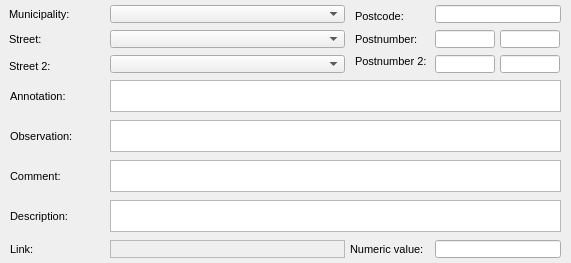
      <widget class="QWidget" name="page_48">
       <property name="geometry">
        <rect>
         <x>0</x>
         <y>0</y>
         <width>571</width>
         <height>263</height>
        </rect>
       </property>
       <attribute name="label">
        <string>Additional information</string>
       </attribute>
       <widget class="QLabel" name="label_streetaxis2_id">
        <property name="geometry">
         <rect>
          <x>9</x>
          <y>55</y>
          <width>83</width>
          <height>22</height>
         </rect>
        </property>
        <property name="font">
         <font>
          <pointsize>8</pointsize>
         </font>
        </property>
        <property name="frameShape">
         <enum>QFrame::NoFrame</enum>
        </property>
        <property name="frameShadow">
         <enum>QFrame::Plain</enum>
        </property>
        <property name="text">
         <string>Street 2:</string>
        </property>
        <property name="textFormat">
         <enum>Qt::AutoText</enum>
        </property>
        <property name="scaledContents">
         <bool>false</bool>
        </property>
        <property name="alignment">
         <set>Qt::AlignLeading|Qt::AlignLeft|Qt::AlignVCenter</set>
        </property>
        <property name="margin">
         <number>3</number>
        </property>
       </widget>
       <widget class="QLabel" name="label_comment">
        <property name="geometry">
         <rect>
          <x>10</x>
          <y>165</y>
          <width>90</width>
          <height>22</height>
         </rect>
        </property>
        <property name="font">
         <font>
          <pointsize>8</pointsize>
         </font>
        </property>
        <property name="frameShape">
         <enum>QFrame::NoFrame</enum>
        </property>
        <property name="frameShadow">
         <enum>QFrame::Plain</enum>
        </property>
        <property name="text">
         <string>Comment:</string>
        </property>
        <property name="textFormat">
         <enum>Qt::AutoText</enum>
        </property>
        <property name="scaledContents">
         <bool>false</bool>
        </property>
        <property name="alignment">
         <set>Qt::AlignLeading|Qt::AlignLeft|Qt::AlignVCenter</set>
        </property>
        <property name="margin">
         <number>3</number>
        </property>
       </widget>
       <widget class="QLabel" name="label_streetaxis_id">
        <property name="geometry">
         <rect>
          <x>9</x>
          <y>28</y>
          <width>99</width>
          <height>22</height>
         </rect>
        </property>
        <property name="font">
         <font>
          <pointsize>8</pointsize>
         </font>
        </property>
        <property name="frameShape">
         <enum>QFrame::NoFrame</enum>
        </property>
        <property name="frameShadow">
         <enum>QFrame::Plain</enum>
        </property>
        <property name="text">
         <string>Street:</string>
        </property>
        <property name="textFormat">
         <enum>Qt::AutoText</enum>
        </property>
        <property name="scaledContents">
         <bool>false</bool>
        </property>
        <property name="alignment">
         <set>Qt::AlignLeading|Qt::AlignLeft|Qt::AlignVCenter</set>
        </property>
        <property name="margin">
         <number>3</number>
        </property>
       </widget>
       <widget class="QLineEdit" name="postcode">
        <property name="geometry">
         <rect>
          <x>435</x>
          <y>5</y>
          <width>126</width>
          <height>18</height>
         </rect>
        </property>
        <property name="font">
         <font>
          <pointsize>8</pointsize>
         </font>
        </property>
        <property name="inputMask">
         <string/>
        </property>
        <property name="text">
         <string/>
        </property>
        <property name="frame">
         <bool>true</bool>
        </property>
       </widget>
       <widget class="QLabel" name="label_postcode">
        <property name="geometry">
         <rect>
          <x>355</x>
          <y>5</y>
          <width>83</width>
          <height>22</height>
         </rect>
        </property>
        <property name="font">
         <font>
          <pointsize>8</pointsize>
         </font>
        </property>
        <property name="frameShape">
         <enum>QFrame::NoFrame</enum>
        </property>
        <property name="frameShadow">
         <enum>QFrame::Plain</enum>
        </property>
        <property name="text">
         <string>Postcode:</string>
        </property>
        <property name="textFormat">
         <enum>Qt::AutoText</enum>
        </property>
        <property name="scaledContents">
         <bool>false</bool>
        </property>
        <property name="alignment">
         <set>Qt::AlignLeading|Qt::AlignLeft|Qt::AlignVCenter</set>
        </property>
        <property name="margin">
         <number>3</number>
        </property>
       </widget>
       <widget class="QLineEdit" name="num_value">
        <property name="geometry">
         <rect>
          <x>435</x>
          <y>240</y>
          <width>126</width>
          <height>18</height>
         </rect>
        </property>
        <property name="echoMode">
         <enum>QLineEdit::Normal</enum>
        </property>
       </widget>
       <widget class="QLineEdit" name="postcomplement">
        <property name="geometry">
         <rect>
          <x>500</x>
          <y>30</y>
          <width>60</width>
          <height>18</height>
         </rect>
        </property>
        <property name="font">
         <font>
          <pointsize>8</pointsize>
         </font>
        </property>
        <property name="inputMask">
         <string/>
        </property>
        <property name="text">
         <string/>
        </property>
        <property name="frame">
         <bool>true</bool>
        </property>
       </widget>
       <widget class="QLabel" name="label_muni_id">
        <property name="geometry">
         <rect>
          <x>9</x>
          <y>3</y>
          <width>90</width>
          <height>22</height>
         </rect>
        </property>
        <property name="font">
         <font>
          <pointsize>8</pointsize>
         </font>
        </property>
        <property name="frameShape">
         <enum>QFrame::NoFrame</enum>
        </property>
        <property name="frameShadow">
         <enum>QFrame::Plain</enum>
        </property>
        <property name="text">
         <string>Municipality:</string>
        </property>
        <property name="textFormat">
         <enum>Qt::AutoText</enum>
        </property>
        <property name="scaledContents">
         <bool>false</bool>
        </property>
        <property name="alignment">
         <set>Qt::AlignLeading|Qt::AlignLeft|Qt::AlignVCenter</set>
        </property>
        <property name="margin">
         <number>3</number>
        </property>
       </widget>
       <widget class="QComboBox" name="muni_id">
        <property name="geometry">
         <rect>
          <x>110</x>
          <y>5</y>
          <width>235</width>
          <height>18</height>
         </rect>
        </property>
        <property name="font">
         <font>
          <pointsize>8</pointsize>
         </font>
        </property>
       </widget>
       <widget class="QLineEdit" name="postcomplement2">
        <property name="geometry">
         <rect>
          <x>500</x>
          <y>55</y>
          <width>60</width>
          <height>18</height>
         </rect>
        </property>
        <property name="font">
         <font>
          <pointsize>8</pointsize>
         </font>
        </property>
        <property name="inputMask">
         <string/>
        </property>
        <property name="text">
         <string/>
        </property>
        <property name="frame">
         <bool>true</bool>
        </property>
       </widget>
       <widget class="QComboBox" name="streetaxis2_id">
        <property name="geometry">
         <rect>
          <x>110</x>
          <y>55</y>
          <width>235</width>
          <height>18</height>
         </rect>
        </property>
        <property name="font">
         <font>
          <pointsize>8</pointsize>
         </font>
        </property>
       </widget>
       <widget class="QLabel" name="label_postnumber">
        <property name="geometry">
         <rect>
          <x>355</x>
          <y>28</y>
          <width>83</width>
          <height>22</height>
         </rect>
        </property>
        <property name="font">
         <font>
          <pointsize>8</pointsize>
         </font>
        </property>
        <property name="frameShape">
         <enum>QFrame::NoFrame</enum>
        </property>
        <property name="frameShadow">
         <enum>QFrame::Plain</enum>
        </property>
        <property name="text">
         <string>Postnumber:</string>
        </property>
        <property name="textFormat">
         <enum>Qt::AutoText</enum>
        </property>
        <property name="scaledContents">
         <bool>false</bool>
        </property>
        <property name="alignment">
         <set>Qt::AlignLeading|Qt::AlignLeft|Qt::AlignVCenter</set>
        </property>
        <property name="margin">
         <number>3</number>
        </property>
       </widget>
       <widget class="QLabel" name="label_num_value">
        <property name="geometry">
         <rect>
          <x>350</x>
          <y>238</y>
          <width>90</width>
          <height>22</height>
         </rect>
        </property>
        <property name="font">
         <font>
          <pointsize>8</pointsize>
         </font>
        </property>
        <property name="frameShape">
         <enum>QFrame::NoFrame</enum>
        </property>
        <property name="frameShadow">
         <enum>QFrame::Plain</enum>
        </property>
        <property name="text">
         <string>Numeric value:</string>
        </property>
        <property name="textFormat">
         <enum>Qt::AutoText</enum>
        </property>
        <property name="scaledContents">
         <bool>false</bool>
        </property>
        <property name="alignment">
         <set>Qt::AlignLeading|Qt::AlignLeft|Qt::AlignVCenter</set>
        </property>
        <property name="margin">
         <number>3</number>
        </property>
       </widget>
       <widget class="QTextEdit" name="annotation">
        <property name="geometry">
         <rect>
          <x>110</x>
          <y>80</y>
          <width>451</width>
          <height>32</height>
         </rect>
        </property>
        <property name="frameShape">
         <enum>QFrame::StyledPanel</enum>
        </property>
        <property name="frameShadow">
         <enum>QFrame::Raised</enum>
        </property>
       </widget>
       <widget class="QLabel" name="label_link">
        <property name="geometry">
         <rect>
          <x>10</x>
          <y>238</y>
          <width>90</width>
          <height>22</height>
         </rect>
        </property>
        <property name="font">
         <font>
          <pointsize>8</pointsize>
         </font>
        </property>
        <property name="frameShape">
         <enum>QFrame::NoFrame</enum>
        </property>
        <property name="frameShadow">
         <enum>QFrame::Plain</enum>
        </property>
        <property name="text">
         <string>Link:</string>
        </property>
        <property name="textFormat">
         <enum>Qt::AutoText</enum>
        </property>
        <property name="scaledContents">
         <bool>false</bool>
        </property>
        <property name="alignment">
         <set>Qt::AlignLeading|Qt::AlignLeft|Qt::AlignVCenter</set>
        </property>
        <property name="margin">
         <number>3</number>
        </property>
       </widget>
       <widget class="QLabel" name="label_observ">
        <property name="geometry">
         <rect>
          <x>10</x>
          <y>125</y>
          <width>90</width>
          <height>22</height>
         </rect>
        </property>
        <property name="font">
         <font>
          <pointsize>8</pointsize>
         </font>
        </property>
        <property name="frameShape">
         <enum>QFrame::NoFrame</enum>
        </property>
        <property name="frameShadow">
         <enum>QFrame::Plain</enum>
        </property>
        <property name="text">
         <string>Observation:</string>
        </property>
        <property name="textFormat">
         <enum>Qt::AutoText</enum>
        </property>
        <property name="scaledContents">
         <bool>false</bool>
        </property>
        <property name="alignment">
         <set>Qt::AlignLeading|Qt::AlignLeft|Qt::AlignVCenter</set>
        </property>
        <property name="margin">
         <number>3</number>
        </property>
       </widget>
       <widget class="QLabel" name="label_annotation">
        <property name="geometry">
         <rect>
          <x>10</x>
          <y>85</y>
          <width>90</width>
          <height>22</height>
         </rect>
        </property>
        <property name="font">
         <font>
          <pointsize>8</pointsize>
         </font>
        </property>
        <property name="frameShape">
         <enum>QFrame::NoFrame</enum>
        </property>
        <property name="frameShadow">
         <enum>QFrame::Plain</enum>
        </property>
        <property name="text">
         <string>Annotation:</string>
        </property>
        <property name="textFormat">
         <enum>Qt::AutoText</enum>
        </property>
        <property name="scaledContents">
         <bool>false</bool>
        </property>
        <property name="alignment">
         <set>Qt::AlignLeading|Qt::AlignLeft|Qt::AlignVCenter</set>
        </property>
        <property name="margin">
         <number>3</number>
        </property>
       </widget>
       <widget class="QLineEdit" name="postnumber2">
        <property name="geometry">
         <rect>
          <x>435</x>
          <y>55</y>
          <width>60</width>
          <height>18</height>
         </rect>
        </property>
        <property name="font">
         <font>
          <pointsize>8</pointsize>
         </font>
        </property>
        <property name="inputMask">
         <string/>
        </property>
        <property name="text">
         <string/>
        </property>
        <property name="frame">
         <bool>true</bool>
        </property>
       </widget>
       <widget class="QComboBox" name="streetaxis_id">
        <property name="geometry">
         <rect>
          <x>110</x>
          <y>30</y>
          <width>235</width>
          <height>18</height>
         </rect>
        </property>
        <property name="font">
         <font>
          <pointsize>8</pointsize>
         </font>
        </property>
       </widget>
       <widget class="QLineEdit" name="postnumber">
        <property name="geometry">
         <rect>
          <x>435</x>
          <y>30</y>
          <width>60</width>
          <height>18</height>
         </rect>
        </property>
        <property name="font">
         <font>
          <pointsize>8</pointsize>
         </font>
        </property>
        <property name="inputMask">
         <string/>
        </property>
        <property name="text">
         <string/>
        </property>
        <property name="frame">
         <bool>true</bool>
        </property>
       </widget>
       <widget class="QTextEdit" name="observ">
        <property name="geometry">
         <rect>
          <x>110</x>
          <y>120</y>
          <width>451</width>
          <height>32</height>
         </rect>
        </property>
       </widget>
       <widget class="QLabel" name="label_postnumber2">
        <property name="geometry">
         <rect>
          <x>355</x>
          <y>50</y>
          <width>85</width>
          <height>22</height>
         </rect>
        </property>
        <property name="font">
         <font>
          <pointsize>8</pointsize>
         </font>
        </property>
        <property name="frameShape">
         <enum>QFrame::NoFrame</enum>
        </property>
        <property name="frameShadow">
         <enum>QFrame::Plain</enum>
        </property>
        <property name="text">
         <string>Postnumber 2:</string>
        </property>
        <property name="textFormat">
         <enum>Qt::AutoText</enum>
        </property>
        <property name="scaledContents">
         <bool>false</bool>
        </property>
        <property name="alignment">
         <set>Qt::AlignLeading|Qt::AlignLeft|Qt::AlignVCenter</set>
        </property>
        <property name="margin">
         <number>3</number>
        </property>
       </widget>
       <widget class="QLabel" name="label_descript">
        <property name="geometry">
         <rect>
          <x>10</x>
          <y>205</y>
          <width>91</width>
          <height>22</height>
         </rect>
        </property>
        <property name="font">
         <font>
          <pointsize>8</pointsize>
         </font>
        </property>
        <property name="frameShape">
         <enum>QFrame::NoFrame</enum>
        </property>
        <property name="frameShadow">
         <enum>QFrame::Plain</enum>
        </property>
        <property name="text">
         <string>Description:</string>
        </property>
        <property name="textFormat">
         <enum>Qt::AutoText</enum>
        </property>
        <property name="scaledContents">
         <bool>false</bool>
        </property>
        <property name="alignment">
         <set>Qt::AlignLeading|Qt::AlignLeft|Qt::AlignVCenter</set>
        </property>
        <property name="margin">
         <number>3</number>
        </property>
       </widget>
       <widget class="QTextEdit" name="link">
        <property name="enabled">
         <bool>false</bool>
        </property>
        <property name="geometry">
         <rect>
          <x>110</x>
          <y>240</y>
          <width>235</width>
          <height>18</height>
         </rect>
        </property>
        <property name="verticalScrollBarPolicy">
         <enum>Qt::ScrollBarAlwaysOff</enum>
        </property>
        <property name="horizontalScrollBarPolicy">
         <enum>Qt::ScrollBarAlwaysOff</enum>
        </property>
       </widget>
       <widget class="QTextEdit" name="comment">
        <property name="geometry">
         <rect>
          <x>110</x>
          <y>160</y>
          <width>451</width>
          <height>32</height>
         </rect>
        </property>
        <property name="frameShadow">
         <enum>QFrame::Sunken</enum>
        </property>
        <property name="lineWidth">
         <number>1</number>
        </property>
       </widget>
       <widget class="QTextEdit" name="descript">
        <property name="geometry">
         <rect>
          <x>110</x>
          <y>200</y>
          <width>451</width>
          <height>32</height>
         </rect>
        </property>
       </widget>
      </widget>
